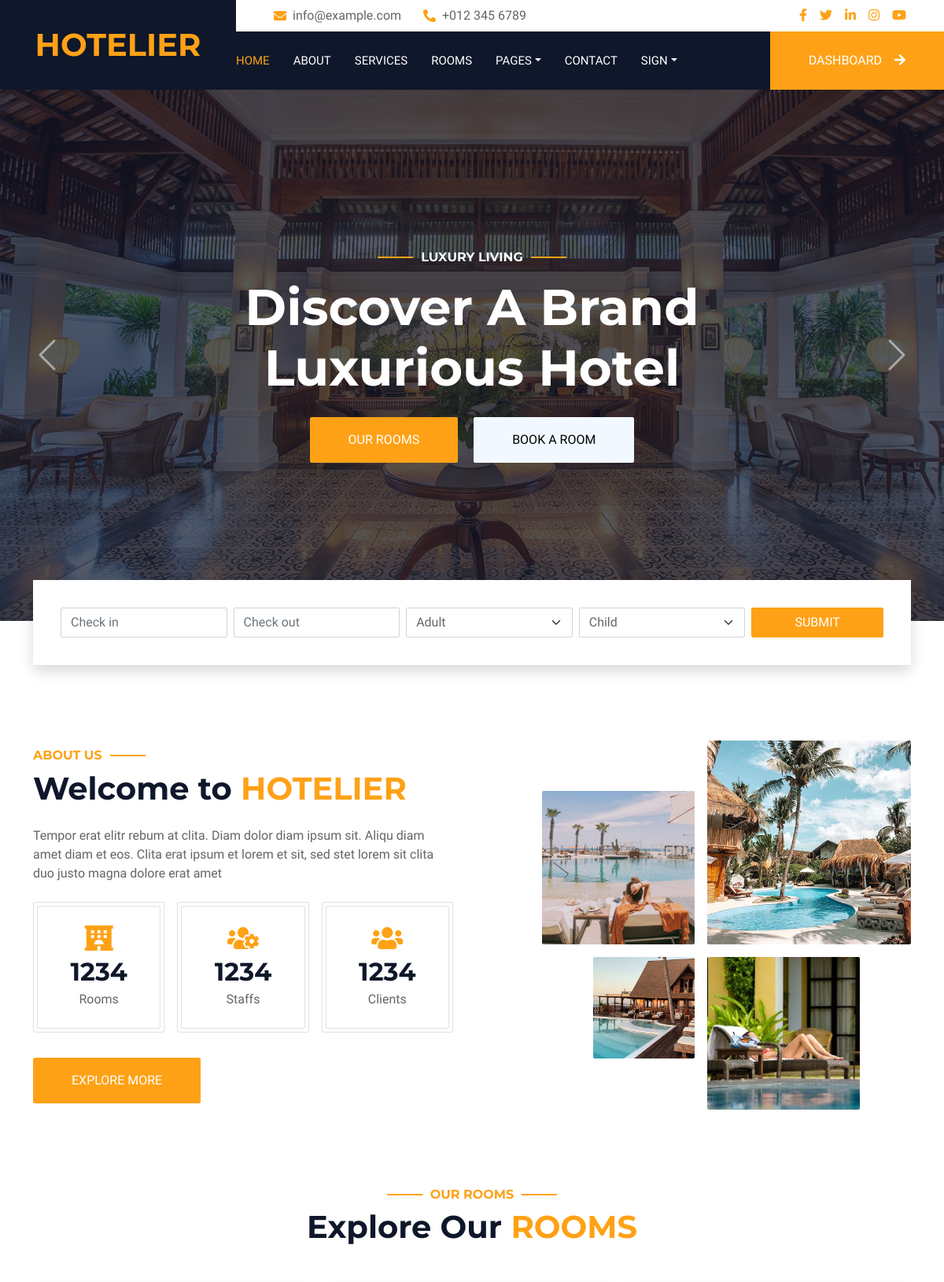
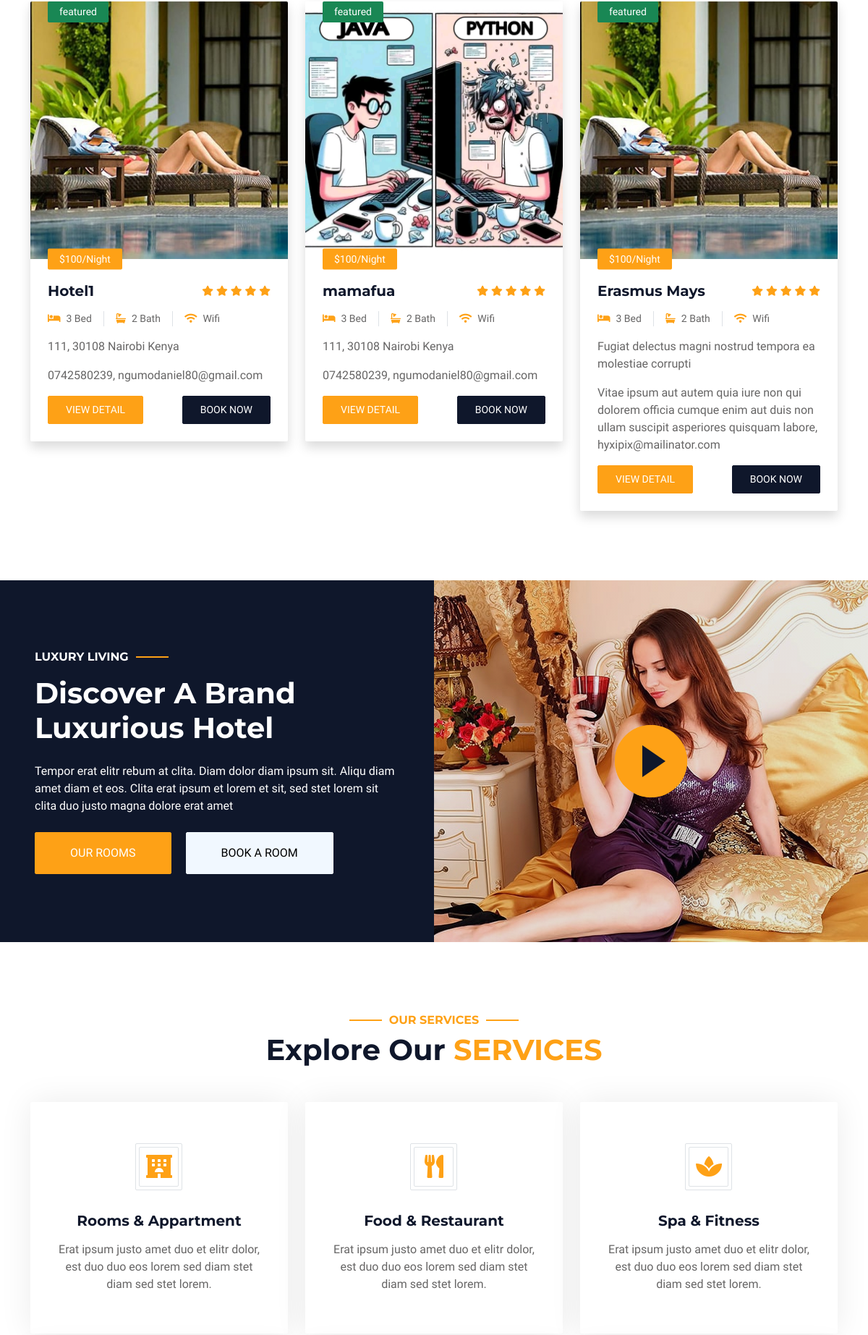
/ (signed in, upper part), run on the app's committed database (2 pictures, top to bottom).
### hotel/models.py (models this page shows, shortened)
class Hotel(models.Model):
    user=models.ForeignKey(User, on_delete=models.SET_NULL, null=True)
    name=models.CharField(max_length=100, default="Daniel")
    description=CKEditor5Field(null=True, blank=True, config_name="extends")
    image=models.FileField(upload_to="hotel_gallery", default="static/img/about-1.jpg")
    address=models.CharField(max_length=200 , default="111, 30108 Nairobi Kenya")
    mobile=models.CharField(max_length=200, default="0742580239")
    email=models.EmailField(max_length=100, default="ngumodaniel80@gmail.com")
    status=models.CharField(max_length=20, choices=HOTEL_STATUS, default="Live")
    tags=TaggableManager( blank=True)
    views=models.IntegerField(default=0),
    featured=models.BooleanField(default=False)
    hid=ShortUUIDField(unique=True, length=10, max_length=20, alphabet="abcdefjhijklmnopqrstuvwxyz")
    slug=models.SlugField(unique=True)
    date=models.DateTimeField(auto_now_add=True)
    def hotel_gallery(self):
        return HotelGallery.objects.filter(hotel=self)

### hotel/views.py (the view)
# urls.py: path("", views.index, name="index"),
def index(request):
    hotels=Hotel.objects.filter(status="Live")
    context={
        "hotels":hotels
    }
    return render(request, "hotel/hotel.html", context)

### templates/hotel/hotel.html (shortened to what this page needs)
{% extends 'partials/base.html' %}
{% load static %}
{% block content %}
<div class="container-fluid p-0 mb-5">
    <div id="header-carousel" class="carousel slide" data-bs-ride="carousel">
        <div class="carousel-inner">
            <div class="carousel-item active">
                <img class="w-100" src="{% static 'img/carousel-1.jpg' %}" alt="Image">
                <div class="carousel-caption d-flex flex-column align-items-center justify-content-center">
                    <div class="p-3" style="max-width: 700px;">
                        <h6 class="section-title text-white text-uppercase mb-3 animated slideInDown">Luxury Living</h6>
                        <h1 class="display-3 text-white mb-4 animated slideInDown">Discover A Brand Luxurious Hotel</h1>
                        <a href="" class="btn btn-primary py-md-3 px-md-5 me-3 animated slideInLeft">Our Rooms</a>
                        <a href="" class="btn btn-light py-md-3 px-md-5 animated slideInRight">Book A Room</a>
                    </div>
                </div>
            </div>
        </div>
        <button class="carousel-control-prev" type="button" data-bs-target="#header-carousel" data-bs-slide="prev">
            <span class="carousel-control-prev-icon" aria-hidden="true"></span>
        </button>
        <button class="carousel-control-next" type="button" data-bs-target="#header-carousel" data-bs-slide="next">
            <span class="carousel-control-next-icon" aria-hidden="true"></span>
        </button>
    </div>
</div>
<div class="container-fluid booking pb-5 wow fadeIn" data-wow-delay="0.1s">
    <div class="container">
        <div class="bg-white shadow" style="padding: 35px;">
            <div class="row g-2">
                <div class="col-md-10">
                    <div class="row g-2">
                        <div class="col-md-3">
                            <div class="date" id="date1" data-target-input="nearest">
                                <input type="text" class="form-control datetimepicker-input" placeholder="Check in"
                                    data-target="#date1" data-toggle="datetimepicker" />
                            </div>
                        </div>
                        <div class="col-md-3">
                            <div class="date" id="date2" data-target-input="nearest">
                                <input type="text" class="form-control datetimepicker-input" placeholder="Check out"
                                    data-target="#date2" data-toggle="datetimepicker" />
                            </div>
                        </div>
                        <div class="col-md-3">
                            <select class="form-select">
                                <option selected>Adult</option>
                            </select>
                        </div>
                        <div class="col-md-3">
                            <select class="form-select">
                                <option selected>Child</option>
                            </select>
                        </div>
                    </div>
                </div>
                <div class="col-md-2">
                    <button class="btn btn-primary w-100">Submit</button>
                </div>
            </div>
        </div>
    </div>
</div>
<div class="container-xxl py-5">
    <div class="container">
        <div class="row g-5 align-items-center">
            <div class="col-lg-6">
                <h6 class="section-title text-start text-primary text-uppercase">About Us</h6>
                <h1 class="mb-4">Welcome to <span class="text-primary text-uppercase">Hotelier</span></h1>
                <p class="mb-4">Tempor erat elitr rebum at clita. Diam dolor diam ipsum sit. Aliqu diam amet diam et
                    eos. Clita erat ipsum et lorem et sit, sed stet lorem sit clita duo justo magna dolore erat amet</p>
                <div class="row g-3 pb-4">
                    <div class="col-sm-4 wow fadeIn" data-wow-delay="0.1s">
                        <div class="border rounded p-1">
                            <div class="border rounded text-center p-4">
                                <i class="fa fa-hotel fa-2x text-primary mb-2"></i>
                                <h2 class="mb-1" data-toggle="counter-up">1234</h2>
                                <p class="mb-0">Rooms</p>
                            </div>
                        </div>
                    </div>
                    <div class="col-sm-4 wow fadeIn" data-wow-delay="0.3s">
                        <div class="border rounded p-1">
                            <div class="border rounded text-center p-4">
                                <i class="fa fa-users-cog fa-2x text-primary mb-2"></i>
                                <h2 class="mb-1" data-toggle="counter-up">1234</h2>
                                <p class="mb-0">Staffs</p>
                            </div>
                        </div>
                    </div>
                    <div class="col-sm-4 wow fadeIn" data-wow-delay="0.5s">
                        <div class="border rounded p-1">
                            <div class="border rounded text-center p-4">
                                <i class="fa fa-users fa-2x text-primary mb-2"></i>
                                <h2 class="mb-1" data-toggle="counter-up">1234</h2>
                                <p class="mb-0">Clients</p>
                            </div>
                        </div>
                    </div>
                </div>
                <a class="btn btn-primary py-3 px-5 mt-2" href="">Explore More</a>
            </div>
            <div class="col-lg-6">
                <div class="row g-3">
                    <div class="col-6 text-end">
                        <img class="img-fluid rounded w-75 wow zoomIn" data-wow-delay="0.1s"
                            src="{% static 'img/about-1.jpg' %}" style="margin-top: 25%;">
                    </div>
                    <div class="col-6 text-start">
                        <img class="img-fluid rounded w-100 wow zoomIn" data-wow-delay="0.3s"
                            src="{% static 'img/about-2.jpg' %}">
                    </div>
                    <div class="col-6 text-end">
                        <img class="img-fluid rounded w-50 wow zoomIn" data-wow-delay="0.5s"
                            src="{% static 'img/about-3.jpg' %}">
                    </div>
                    <div class="col-6 text-start">
                        <img class="img-fluid rounded w-75 wow zoomIn" data-wow-delay="0.7s"
                            src="{% static 'img/about-4.jpg' %}">
                    </div>
                </div>
            </div>
        </div>
    </div>
</div>
<div class="container-xxl py-5">
    <div class="container">
        <div class="text-center wow fadeInUp" data-wow-delay="0.1s">
            <h6 class="section-title text-center text-primary text-uppercase">Our Rooms</h6>
            <h1 class="mb-5">Explore Our <span class="text-primary text-uppercase">Rooms</span></h1>
        </div>
        <div class="row g-4">
                {% for hotel in hotels%}
                <div class="col-lg-4 col-md-6 wow fadeInUp" data-wow-delay="0.1s">
                    <div class="room-item shadow rounded overflow-hidden">
                        <div class="position-relative">
                            <a href="{% url 'hotel:hotel_detail' hotel.slug %}"><img class="img-fluid"
                                    src="{{hotel.image.url}}" alt=""></a>
                            <small
                                class="position-absolute start-0 top-100 translate-middle-y bg-primary text-white rounded py-1 px-3 ms-4">$100/Night</small>
                            {% if hotel.featured %}
                            <small
                                class="position-absolute start-0 top-150  bg-success text-white rounded py-1 px-3 ms-4">featured</small>
                            {% endif %}
                        </div>
                        <div class="p-4 mt-2">
                            <div class="d-flex justify-content-between mb-3">
                                <h5 class="mb-0">{{hotel.name}}</h5>
                                <div class="ps-2">
                                    <small class="fa fa-star text-primary"></small>
                                    <small class="fa fa-star text-primary"></small>
                                    <small class="fa fa-star text-primary"></small>
                                    <small class="fa fa-star text-primary"></small>
                                    <small class="fa fa-star text-primary"></small>
                                </div>
                            </div>
                            <div class="d-flex mb-3">
                                <small class="border-end me-3 pe-3"><i class="fa fa-bed text-primary me-2"></i>3
                                    Bed</small>
                                <small class="border-end me-3 pe-3"><i class="fa fa-bath text-primary me-2"></i>2
                                    Bath</small>
                                <small><i class="fa fa-wifi text-primary me-2"></i>Wifi</small>
                            </div>
                            <p class="text-body mb-3">{{hotel.address}}</p>
                            <p class="text-body mb-3">{{hotel.mobile}}, {{hotel.email}}</p>
                            <div class="d-flex justify-content-between">
                                <a class="btn btn-sm btn-primary rounded py-2 px-4" href="{% url 'hotel:hotel_detail' hotel.slug %}"">View Detail</a>
                                <a class="btn btn-sm btn-dark rounded py-2 px-4" href="">Book Now</a>
                            </div>
                        </div>
                    </div>
                </div>
                {% endfor %}
            </div>
        </div>
</div>
<div class="container-xxl py-5 px-0 wow zoomIn" data-wow-delay="0.1s">
    <div class="row g-0">
        <div class="col-md-6 bg-dark d-flex align-items-center">
            <div class="p-5">
                <h6 class="section-title text-start text-white text-uppercase mb-3">Luxury Living</h6>
                <h1 class="text-white mb-4">Discover A Brand Luxurious Hotel</h1>
                <p class="text-white mb-4">Tempor erat elitr rebum at clita. Diam dolor diam ipsum sit. Aliqu diam amet
                    diam et eos. Clita erat ipsum et lorem et sit, sed stet lorem sit clita duo justo magna dolore erat
                    amet</p>
                <a href="" class="btn btn-primary py-md-3 px-md-5 me-3">Our Rooms</a>
                <a href="" class="btn btn-light py-md-3 px-md-5">Book A Room</a>
            </div>
        </div>
        <div class="col-md-6">
            <div class="video">
                <button type="button" class="btn-play" data-bs-toggle="modal"
                    data-src="https://www.youtube.com/embed/DWRcNpR6Kdc" data-bs-target="#videoModal">
                    <span></span>
                </button>
            </div>
        </div>
    </div>
</div>
<div class="container-xxl py-5">
    <div class="container">
        <div class="text-center wow fadeInUp" data-wow-delay="0.1s">
            <h6 class="section-title text-center text-primary text-uppercase">Our Services</h6>
            <h1 class="mb-5">Explore Our <span class="text-primary text-uppercase">Services</span></h1>
        </div>
        <div class="row g-4">
            <div class="col-lg-4 col-md-6 wow fadeInUp" data-wow-delay="0.1s">
                <a class="service-item rounded" href="">
                    <div class="service-icon bg-transparent border rounded p-1">
                        <div class="w-100 h-100 border rounded d-flex align-items-center justify-content-center">
                            <i class="fa fa-hotel fa-2x text-primary"></i>
                        </div>
                    </div>
                    <h5 class="mb-3">Rooms & Appartment</h5>
                    <p class="text-body mb-0">Erat ipsum justo amet duo et elitr dolor, est duo duo eos lorem sed diam
                        stet diam sed stet lorem.</p>
                </a>
            </div>
            <div class="col-lg-4 col-md-6 wow fadeInUp" data-wow-delay="0.2s">
                <a class="service-item rounded" href="">
                    <div class="service-icon bg-transparent border rounded p-1">
                        <div class="w-100 h-100 border rounded d-flex align-items-center justify-content-center">
                            <i class="fa fa-utensils fa-2x text-primary"></i>
                        </div>
                    </div>
                    <h5 class="mb-3">Food & Restaurant</h5>
                    <p class="text-body mb-0">Erat ipsum justo amet duo et elitr dolor, est duo duo eos lorem sed diam
                        stet diam sed stet lorem.</p>
                </a>
            </div>
            <div class="col-lg-4 col-md-6 wow fadeInUp" data-wow-delay="0.3s">
                <a class="service-item rounded" href="">
                    <div class="service-icon bg-transparent border rounded p-1">
                        <div class="w-100 h-100 border rounded d-flex align-items-center justify-content-center">
                            <i class="fa fa-spa fa-2x text-primary"></i>
                        </div>
                    </div>
                    <h5 class="mb-3">Spa & Fitness</h5>
                    <p class="text-body mb-0">Erat ipsum justo amet duo et elitr dolor, est duo duo eos lorem sed diam
                        stet diam sed stet lorem.</p>
                </a>
            </div>
        </div>
    </div>
</div>
{% endblock content %}

### data on the page
Hotel: image (picture), featured "featured", name "Hotel1", address "111, 30108 Nairobi Kenya", mobile "0742580239", email "ngumodaniel80@gmail.com"
Hotel: image (picture), featured "featured", name "mamafua", address "111, 30108 Nairobi Kenya", mobile "0742580239", email "ngumodaniel80@gmail.com"
Hotel: image (picture), featured "featured", name "Erasmus Mays", address "Fugiat delectus magni nostrud tempora ea molestiae corrupti", mobile "Vitae ipsum aut autem quia iure non qui dolorem officia cumque enim aut duis non ullam suscipit asperiores quisquam labore", email "hyxipix@mailinator.com"
